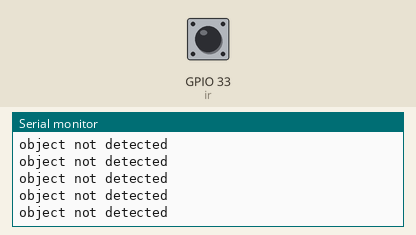
The sketch below on a simulated ESP32. Parts: the last lines printed to the serial monitor. The test bench sets the inputs (shaded band); at power-on: GPIO 33 (ir) HIGH.

Above: at 1.2 s.
1.3 s: GPIO 33 (ir) driven LOW
At 2.2 s:
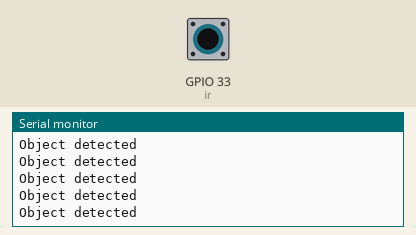
3.2 s: GPIO 33 (ir) driven HIGH
At 3.8 s:
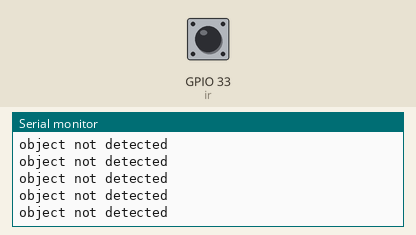

Measured:
- after the input at 1.3 s, the serial monitor: prints a new line at once (image 1)

The sketch:

ir.ino
```cpp
#define ir  33

int irout = 0;

void setup() {
  Serial.begin(115200);
  pinMode(ir,INPUT);

}

void loop() {

  irout = digitalRead(ir);

  if( irout == 0)
  {
    Serial.println("Object detected");
  }
  else if(irout == 1)
  {
    Serial.println("object not detected");
  }

}
```
